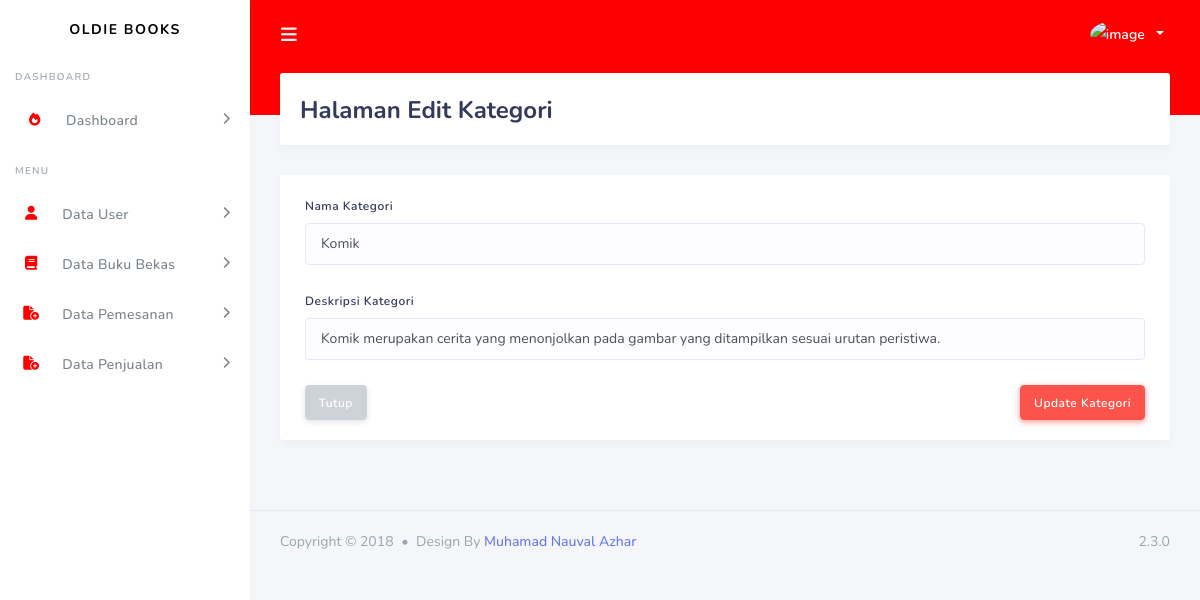
The page /Kategori/edit/1 on the database its author committed.
### tables this page shows
CREATE TABLE `kategori` (
  `id` int(11) NOT NULL,
  `kategori` varchar(100) NOT NULL,
  `deskripsi` varchar(225) NOT NULL
);

### application/controllers/Kategori.php (called while the page is built, shortened)
<?php
class Kategori extends CI_Controller
{
    public function __construct()
    {
        $this->load->model('Kategori_model');
    }
    function edit($id)
    {
        $data['judul'] = "Halaman Edit Kategori";
        $data['user'] = $this->db->get_where('user', ['email' => $this->session->userdata['email']])->row_array();
        $data['kategori'] = $this->Kategori_model->getById($id);
        $this->form_validation->set_rules('kategori', 'Kategori Buku', 'required', [
            'required' => 'Kategori buku wajib diisi'
        ]);
        $this->form_validation->set_rules('deskripsi', 'Deskripsi Kategori', 'required', [
            'required' => 'Deskripsi Kategori wajib diisi'
        ]);
        if ($this->form_validation->run() == false) {
            $this->load->view("layout/header", $data);
            $this->load->view("kategori/vw_ubah_kategori", $data);
            $this->load->view("layout/footer");
        }
    }
}

### index.php (called while the page is built, shortened)
<?php
require_once BASEPATH.'core/CodeIgniter.php';

### application/models/Kategori_model.php (called while the page is built, shortened)
<?php
class Kategori_model extends CI_Model
{
    public $table = 'kategori';
    public function getById($id)
    {
        $this->db->from($this->table);
        $this->db->where('id', $id);
        $query = $this->db->get();
        return $query->row_array();
    }
}

### application/views/kategori/vw_ubah_kategori.php (the view, shortened to what this page needs)
</div>
      <div class="main-content">
        <section class="section">
          <div class="section-header">
          <h1><?php echo $judul; ?></h1>
          </div>
          <div class="row justify-content">
        <div class="col-md-12 ">
            <div class="card">
                <div class="card-body">
                    <form action="" method="POST">
                        <div class="form-group">
                            <label for="kategori">Nama Kategori</label>
                            <input type="text" name="kategori" value="<?= $kategori['kategori']; ?>" class="form-control" id="kategori" placeholder="Nama Kategori">
                        </div>
                        <div class="form-group">
                            <label for="deskripsi">Deskripsi Kategori</label>
                            <input type="text" name="deskripsi" value="<?= $kategori['deskripsi']; ?>" class="form-control" id="deskripsi" placeholder="Deskripsi Kategori">
                        </div>
                        <a href="<?= base_url('Kategori') ?>" class="btn btn-secondary">Tutup</a>
                        <button type="submit" name="tambah" class="btn btn-danger float-right">Update
                            Kategori</button>
                    </form>
                </div>
            </div>
        </div>
        </section>
      </div>

### rows shown on the page
kategori: kategori "Komik", deskripsi "Komik merupakan cerita yang menonjolkan pada gambar yang ditampilkan sesuai urutan peristiwa."

### other values the page prints
$judul "Halaman Edit Kategori"
